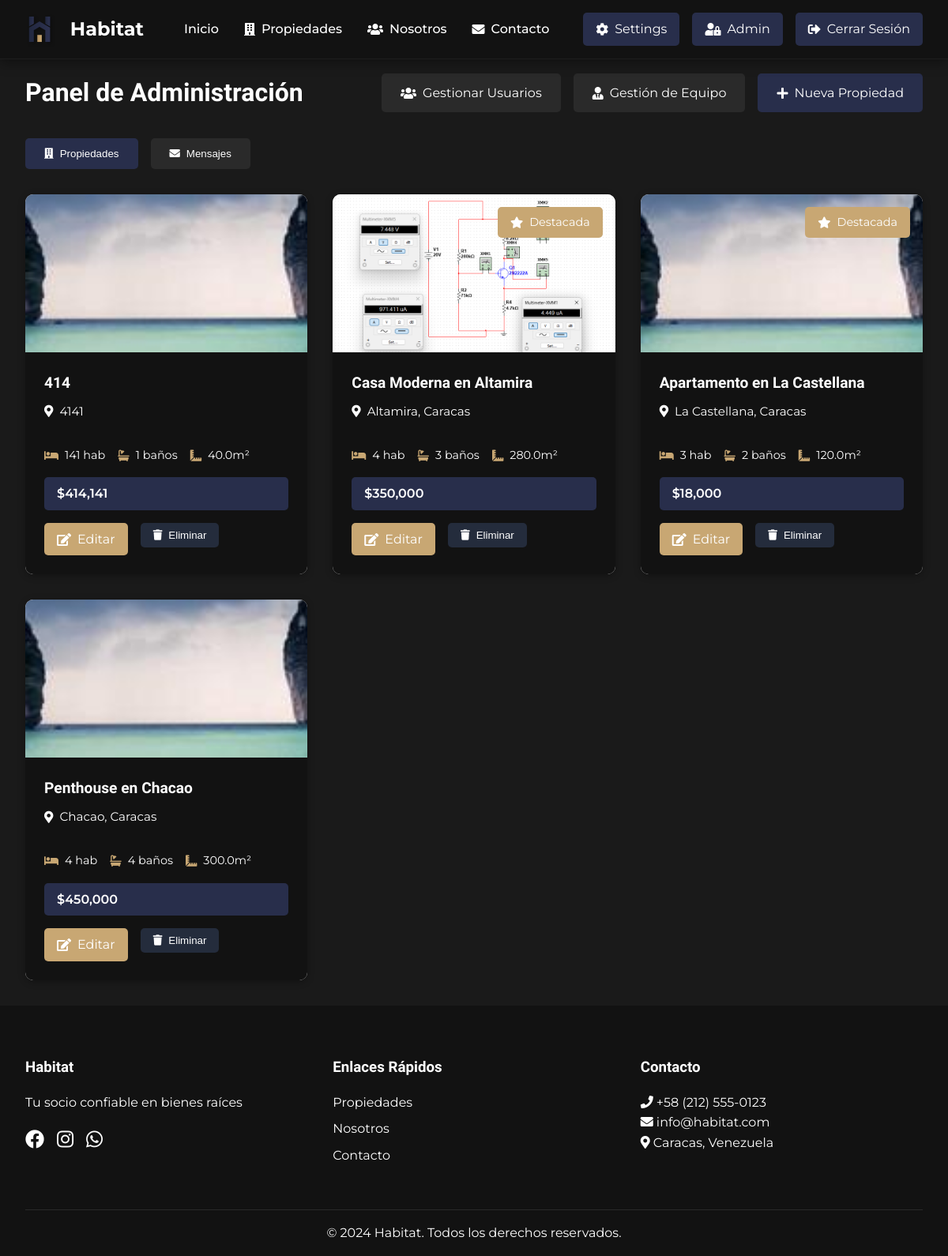
Page /admin (signed in) on the earlier database version.
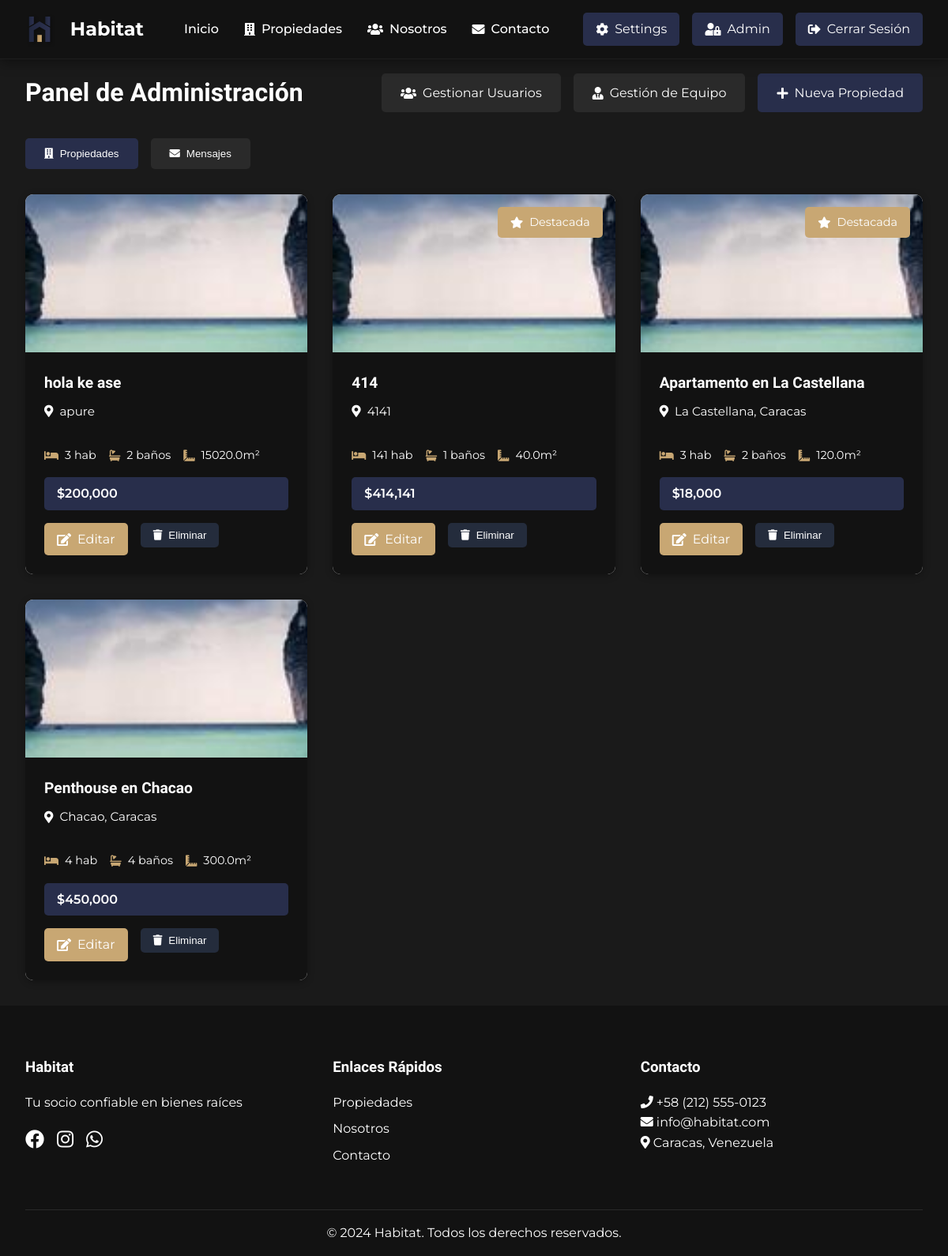
Same page on the later database version.
### server.py (models this page shows)
class Property(db.Model):
    id = db.Column(db.Integer, primary_key=True)
    title = db.Column(db.String(200), nullable=False)
    description = db.Column(db.Text, nullable=False)
    price = db.Column(db.Float, nullable=False)
    location = db.Column(db.String(200), nullable=False)
    property_type = db.Column(db.String(50), nullable=False)
    bedrooms = db.Column(db.Integer)
    bathrooms = db.Column(db.Integer)
    area = db.Column(db.Float)
    image_url = db.Column(db.String(500))  # Main image
    images = db.relationship('PropertyImage', backref='property', lazy=True, cascade='all, delete-orphan')
    latitude = db.Column(db.Float)
    longitude = db.Column(db.Float)
    created_at = db.Column(db.DateTime, default=datetime.utcnow)
    is_featured = db.Column(db.Boolean, default=False)

### server.py (the view)
@app.route('/admin')
@login_required
def admin():
    if not current_user.is_authenticated:
        return redirect(url_for('login'))
    if not current_user.is_admin and not current_user.is_editor:
        flash('No tienes permiso para acceder a esta página', 'error')
        return redirect(url_for('index'))
    properties = Property.query.order_by(Property.created_at.desc()).all()
    contacts = Contact.query.order_by(Contact.created_at.desc()).all()
    return render_template('admin/dashboard.html',
                         properties=properties,
                         contacts=contacts,
                         is_admin=current_user.is_admin)

### server.py (called while the page is built)
@login_manager.user_loader
def load_user(user_id):
    return User.query.get(int(user_id))

@app.context_processor
def inject_settings():
    def get_setting(key, default=None):
        setting = SiteSettings.query.filter_by(key=key).first()
        return setting.value if setting else default
    return dict(get_setting=get_setting)

@app.context_processor
def utility_processor():
    def get_team_members():
        return TeamMember.query.order_by(TeamMember.order).all()
    return dict(get_team_members=get_team_members)

### templates/admin/dashboard.html (shortened to what this page needs)
{% extends "base.html" %}
{% block content %}
<div class="admin-container">
    <div class="admin-header">
        <h1>Panel de Administración</h1>
        <div class="admin-actions">
            {% if is_admin %}
            <a href="{{ url_for('admin_users') }}" class="btn-secondary">
                <i class="fas fa-users"></i> Gestionar Usuarios
            </a>
            <a href="{{ url_for('admin_team') }}" class="btn-secondary">
                <i class="fas fa-user-tie"></i> Gestión de Equipo
            </a>
            {% endif %}
            <a href="{{ url_for('new_property') }}" class="btn-primary">
                <i class="fas fa-plus"></i> Nueva Propiedad
            </a>
        </div>
    </div>
    <div class="admin-tabs">
        <button class="tab-btn active" data-tab="properties">
            <i class="fas fa-building"></i> Propiedades
        </button>
        <button class="tab-btn" data-tab="contacts">
            <i class="fas fa-envelope"></i> Mensajes
        </button>
    </div>
    <div class="tab-content active" id="properties-tab">
        <div class="properties-grid">
            {% for property in properties %}
            <div class="property-card">
                <div class="property-image">
                    <img src="{{ property.image_url }}" alt="{{ property.title }}">
                    {% if property.is_featured %}
                    <span class="featured-badge">
                        <i class="fas fa-star"></i> Destacada
                    </span>
                    {% endif %}
                </div>
                <div class="property-info">
                    <h3>{{ property.title }}</h3>
                    <p class="property-location">
                        <i class="fas fa-map-marker-alt"></i> {{ property.location }}
                    </p>
                    <div class="property-details">
                        <span><i class="fas fa-bed"></i> {{ property.bedrooms }} hab</span>
                        <span><i class="fas fa-bath"></i> {{ property.bathrooms }} baños</span>
                        <span><i class="fas fa-ruler-combined"></i> {{ property.area }}m²</span>
                    </div>
                    <div class="property-price">${{ "{:,.0f}".format(property.price) }}</div>
                    <div class="property-actions">
                        <a href="{{ url_for('edit_property', id=property.id) }}" class="btn-edit">
                            <i class="fas fa-edit"></i> Editar
                        </a>
                        <form action="{{ url_for('delete_property', id=property.id) }}" method="POST" class="delete-form">
                            <button type="submit" class="btn-delete" onclick="return confirm('¿Estás seguro de eliminar esta propiedad?')">
                                <i class="fas fa-trash"></i> Eliminar
                            </button>
                        </form>
                    </div>
                </div>
            </div>
            {% endfor %}
        </div>
    </div>
</div>
{% endblock %}

Differences in the rows shown:
removed Property: image_url (picture), is_featured True (drawn), title "Casa Moderna en Altamira", location "Altamira, Caracas", bedrooms "4", bathrooms "3", area "280.0", price "350,000"
added Property: image_url (placeholder picture), title "hola ke ase", location "apure", bedrooms "3", bathrooms "2", area "15020.0", price "200,000"
changed Property (number 2 of 4 on the later page): now shows "Destacada"
